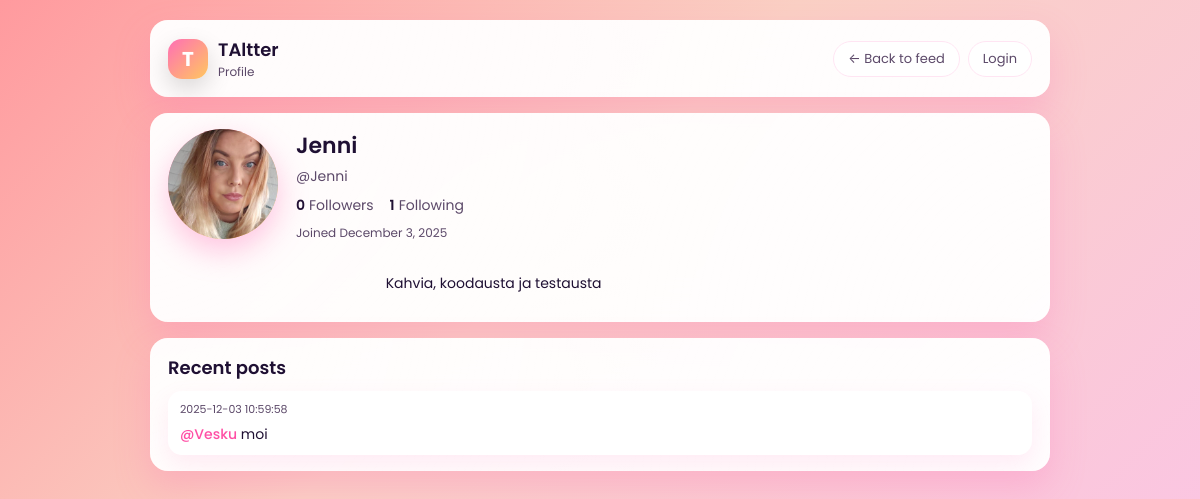
Page /iteration/profile.php?u=Jenni on the earlier database version.
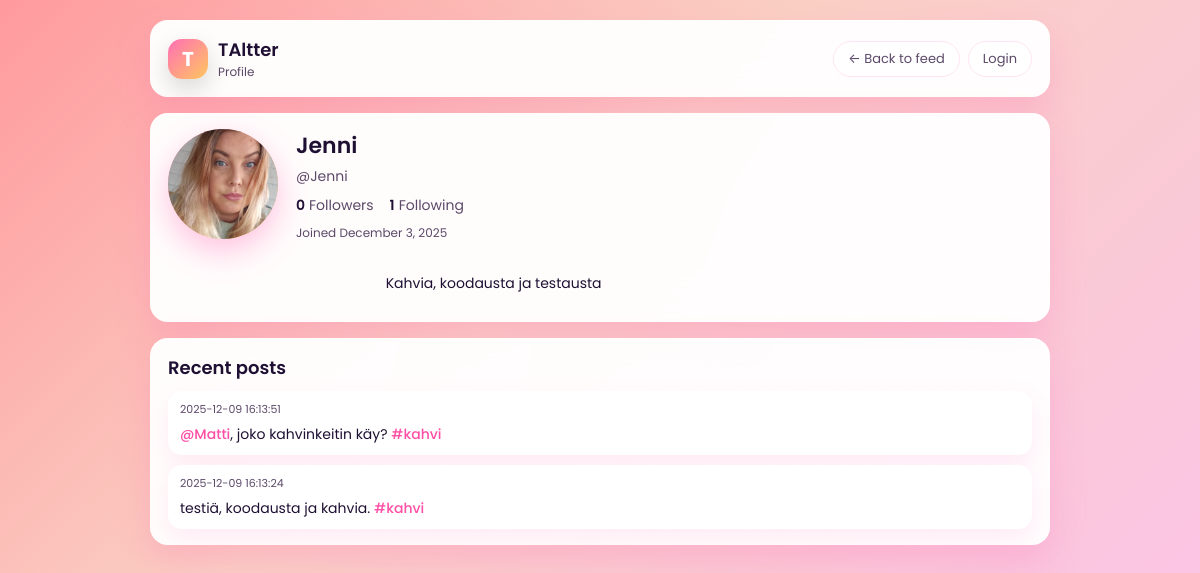
Same page on the later database version.
### tables this page shows
CREATE TABLE `posts` (
  `post_id` int(11) NOT NULL,
  `user_id` int(11) NOT NULL,
  `content` varchar(144) NOT NULL,
  `created_at` timestamp NOT NULL DEFAULT current_timestamp(),
  `edited_at` datetime DEFAULT NULL
);

### iteration/config.php (called while the page is built, shortened)
<?php
function current_user_id() {
    return $_SESSION['user_id'] ?? null;
}
?>

### iteration/profile.php (the view, shortened to what this page needs)
<?php
require_once 'config.php';
$user = $_GET['u'] ?? null;
$stmt = $mysqli->prepare("SELECT user_id, username, bio, profile_picture_url, created_at FROM users WHERE username = ?");
$stmt->bind_param('s', $user);
$stmt->execute();
$res = $stmt->get_result();
$row = $res->fetch_assoc();
$profileUserId = $row['user_id'];
$stmt = $mysqli->prepare("SELECT COUNT(*) as cnt FROM follows WHERE following_id = ?");
$stmt->bind_param("i", $profileUserId);
$stmt->execute();
$followersCount = $stmt->get_result()->fetch_assoc()['cnt'];
$stmt = $mysqli->prepare("SELECT COUNT(*) as cnt FROM follows WHERE follower_id = ?");
$stmt->bind_param("i", $profileUserId);
$stmt->execute();
$followingCount = $stmt->get_result()->fetch_assoc()['cnt'];
?>
<!doctype html>
<html lang="en">
<head>
</head>
<body>
<div class="app-shell">
    <div class="card">
        <div class="card-inner topbar">
            <div class="topbar-left">
                <div class="logo-badge">T</div>
                <div class="app-title">
                    <span>TAltter</span>
                    <span>Profile</span>
                </div>
            </div>
            <div class="topbar-right">
                <a href="index.php" class="btn-outline">← Back to feed</a>
                <?php if (current_user_id()): ?>
                    <a href="logout.php" class="btn-outline">Logout</a>
                <?php else: ?>
                    <a href="login.php" class="btn-outline">Login</a>
                <?php endif; ?>
            </div>
        </div>
    </div>
    <div class="card">
        <div class="card-inner profile-header">
            <div class="profile-avatar">
                <?php if (!empty($row['profile_picture_url'])): ?>
                    <img src="<?= htmlspecialchars($row['profile_picture_url']) ?>" alt="Profile picture">
                <?php endif; ?>
            </div>
            <div class="profile-main">
                <h1 class="profile-username"><?= htmlspecialchars($row['username']) ?></h1>
                <div class="profile-handle">@<?= htmlspecialchars($row['username']) ?></div>
<div class="profile-stats">
    <a class="profile-stat-link" href="followers.php?u=<?= urlencode($row['username']) ?>">
        <span class="profile-stat-number"><?= $followersCount ?></span>
        <span class="profile-stat-label">Followers</span>
    </a>
    <a class="profile-stat-link" href="following.php?u=<?= urlencode($row['username']) ?>">
        <span class="profile-stat-number"><?= $followingCount ?></span>
        <span class="profile-stat-label">Following</span>
    </a>
</div>
                <div class="profile-meta">
                    Joined <?= htmlspecialchars(date('F j, Y', strtotime($row['created_at']))) ?>
                </div>
                <?php if (!empty($row['bio'])): ?>
                    <div class="profile-bio">
                        <?= nl2br(htmlspecialchars($row['bio'])) ?>
                    </div>
                <?php endif; ?>
            </div>
        </div>
    </div>
    <div class="card">
        <div class="card-inner">
            <h2 class="section-title">Recent posts</h2>
            <div class="post-list">
                <?php
                $stmt = $mysqli->prepare("SELECT post_id, content, created_at FROM posts WHERE user_id = ? ORDER BY created_at DESC LIMIT 50");
                $stmt->bind_param('i', $row['user_id']);
                $stmt->execute();
                $r = $stmt->get_result();
                while ($p = $r->fetch_assoc()) {
                    $c = htmlspecialchars($p['content']);
                    $c = preg_replace(
                        '/#([A-Za-z0-9_åäöÅÄÖ\-]+)/u',
                        '<a href="index.php?hashtag=$1">#$1</a>',
                        $c
                    );
                    $c = preg_replace(
                        '/@([A-Za-z0-9_]+)/',
                        '<a href="profile.php?u=$1">@$1</a>',
                        $c
                    );
                    echo "<div class='post-card'>
                            <div class='post-meta'>".$p['created_at']."</div>
                            <div class='post-body'>$c</div>
                        </div>";
                }
                ?>
            </div>
        </div>
    </div>
</div>
</body>
</html>

Differences in the rows shown:
removed posts: created_at "2025-12-03 10:59:58", content "@Vesku moi"
added posts: created_at "2025-12-09 16:13:51", content "@Matti , joko kahvinkeitin käy? #kahvi"
added posts: created_at "2025-12-09 16:13:24", content "testiä, koodausta ja kahvia. #kahvi"
